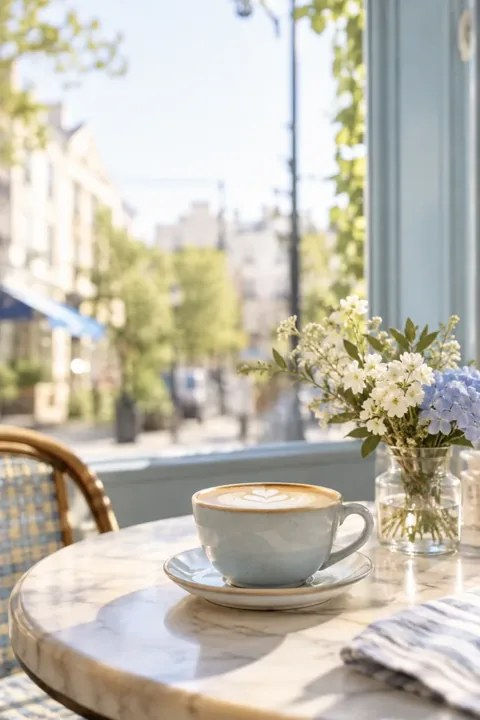
#> input picture scripts/cutout-harness/photos/cafe.jpg, 480 x 720 px
$ python -i onboarding_stickers.py   (imports and definitions only)
#> lines starting #> are read from the running program, lines starting #| are printed output that depends on the picture; after the words box and inside, x2 and y2 are one past the last pixel; in counts of white or black regions, pixels touching at a corner belong together
#> further down, picture is the input picture: PIL image 480x720 RGB; mean R, G, B 193.8, 189.3, 176.5
#!/usr/bin/env python3
"""
初回案内（OnboardingView）の写真を、アプリと同じ「切り抜きステッカー」に作り直す。

1. 切り抜く: 物が写っている写真は、物の形で切り抜く（rembg の BiRefNet。iPhone の Vision の代わり）。
   景色の写真は物の形が無いので、アプリの最後の手段と同じく「角の丸い形」で切り抜く（`StickerCrop.shaped`）。
2. 白いふち: 切り抜いた形の外側に、白いダイカットのふちを付ける（アプリのステッカーと同じ見た目）。
3. 光: blender/onboarding_stickers.py が Blender で、ほんの少し反ったビニールのステッカーとして光を当てる。
4. 書き出す: ios/CatchWords/Resources/Onboarding/onboarding_sticker_<名前>.webp

使い方（Python 3.11 以上）:
  pip install rembg pillow numpy scipy "bpy>=4.5"
  python scripts/onboarding_stickers.py          # 1〜4 をまとめて（初回は切り抜きのモデル 約 1GB を落とす）
  python scripts/onboarding_stickers.py --flat   # Blender を使わない（白いふちまで）
  python scripts/onboarding_stickers.py --cuts DIR  # 切り抜き済みの <元の写真>.png を DIR から使う（速い）

単語の札（咖啡 など）は絵に焼き込まない。画面の WordTag が、設定の読み（注音・ピンイン）付きで描く。
"""
import os
import subprocess
import sys
import tempfile

import numpy as np
from PIL import Image, ImageDraw, ImageFilter
from scipy import ndimage

ROOT = os.path.dirname(os.path.dirname(os.path.abspath(__file__)))
SRC = os.path.join(ROOT, "ios", "CatchWords", "Resources", "Onboarding")
SOURCES = os.path.join(ROOT, "blender", "onboarding", "sources")
OUT = SRC

# 名前 → (元の写真, 切り方)。"cut" は物の形、"shaped" は角の丸い形（景色）。
# 元の写真は blender/onboarding/sources/ に置いてある（アプリには入れない）。
# gen_*: 2026-10-22〜 ElevenLabs（Seedream 5 Pro）で作った、白い背景の商品写真（切り抜きやすい）。
# first_catch_*: Web 時代の写真。新しい写真ができたものから置き換える。
STICKERS = {
    "cafe": ("gen_cafe", "cut"),
    "flower": ("first_catch_flower", "cut"),
    "cat": ("first_catch_cat", "cut"),
    "bubbletea": ("gen_bubbletea", "cut"),
    "food": ("gen_food", "cut"),
    "travel": ("first_catch_interest_travel", "shaped"),
    "animals": ("first_catch_interest_animals", "cut"),
    "nature": ("gen_nature", "cut"),
    "city": ("first_catch_interest_city", "shaped"),
    "fashion": ("first_catch_interest_fashion", "cut"),
    "business": ("first_catch_interest_business", "cut"),
    "music": ("first_catch_interest_music", "cut"),
    "sports": ("first_catch_interest_sports", "cut"),
}

# 書き出しの長い辺（px）。画面では最大で約 200pt なので 3x でも足りる大きさ。
LONG_SIDE = 700
# 白いふちの太さ（長い辺に対して）。アプリの切り抜きのふち（`CatchStickerArt` の 4%）に合わせる。
BORDER = 0.04


# [19 lines left out: functions cutout, clean_alpha, not called in this run]


def shaped(photo):
    """景色: 写真の真ん中の 9 割を、角の丸い形で切り抜く（`StickerCrop.shaped` の角 = 短い辺の 20%）。"""
    w, h = photo.size
#> w = 480; h = 720
    box = (int(w * 0.05), int(h * 0.05), int(w * 0.95), int(h * 0.95))
#> box = (24, 36, 456, 684)
    crop = photo.convert("RGBA").crop(box)
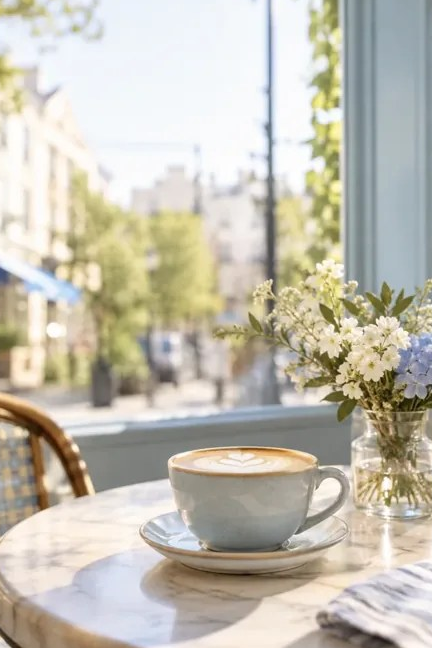
#> crop: PIL image 432x648 RGBA; mean R, G, B, A 195.4, 191, 177.6, 255
    cw, ch = crop.size
#> cw = 432; ch = 648
    k = 4  # なめらかな角のため、大きく描いてから縮める
    m = Image.new("L", (cw * k, ch * k), 0)
#> m: PIL image 1728x2592 L; every value is 0
    ImageDraw.Draw(m).rounded_rectangle((0, 0, cw * k - 1, ch * k - 1), radius=int(min(cw, ch) * 0.2 * k), fill=255)
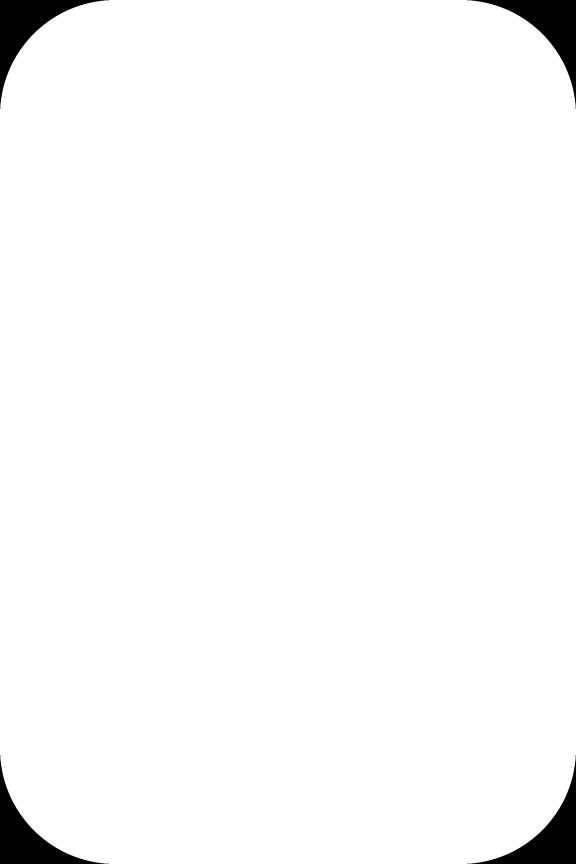
#> m: PIL image 1728x2592 L (shown at 1/3 size); 97.7% white; 4 black regions, box (x1, y1, x2, y2) and area: (0, 0, 327, 327) 25631, (1401, 0, 1728, 327) 25631, (0, 2265, 327, 2592) 25631, (1401, 2265, 1728, 2592) 25631
    crop.putalpha(m.resize((cw, ch), Image.LANCZOS))
    return crop


def trim(rgba):
    bbox = rgba.getchannel("A").point(lambda v: 255 if v > 8 else 0).getbbox()
    return rgba.crop(bbox) if bbox else rgba


# [65 lines left out: functions scale_to, die_cut, main, not called in this run]


# [2 lines not run here, left out]

>>> from PIL import Image
>>> picture = Image.open('cutout-harness/photos/cafe.jpg')
>>> result = shaped(picture)

$ run again, on scripts/cutout-harness/photos/astronaut.jpg
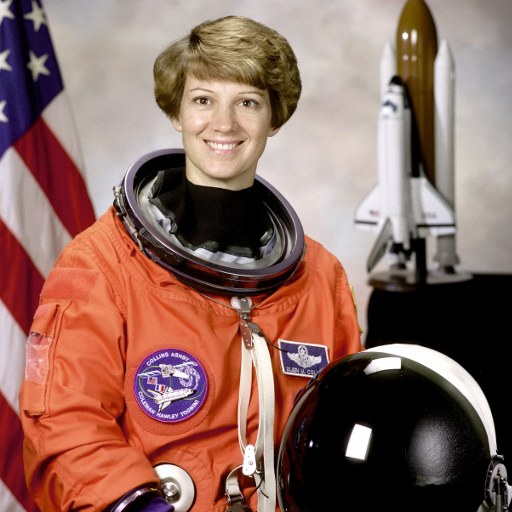
#> input picture scripts/cutout-harness/photos/astronaut.jpg, 512 x 512 px
#> picture is the input picture: PIL image 512x512 RGB; mean R, G, B 141.6, 105.8, 96.5
#> in shaped, `ImageDraw.Draw(m).rounded_rectangle((0, 0, cw * k - 1, ch * k - 1), ra..`:
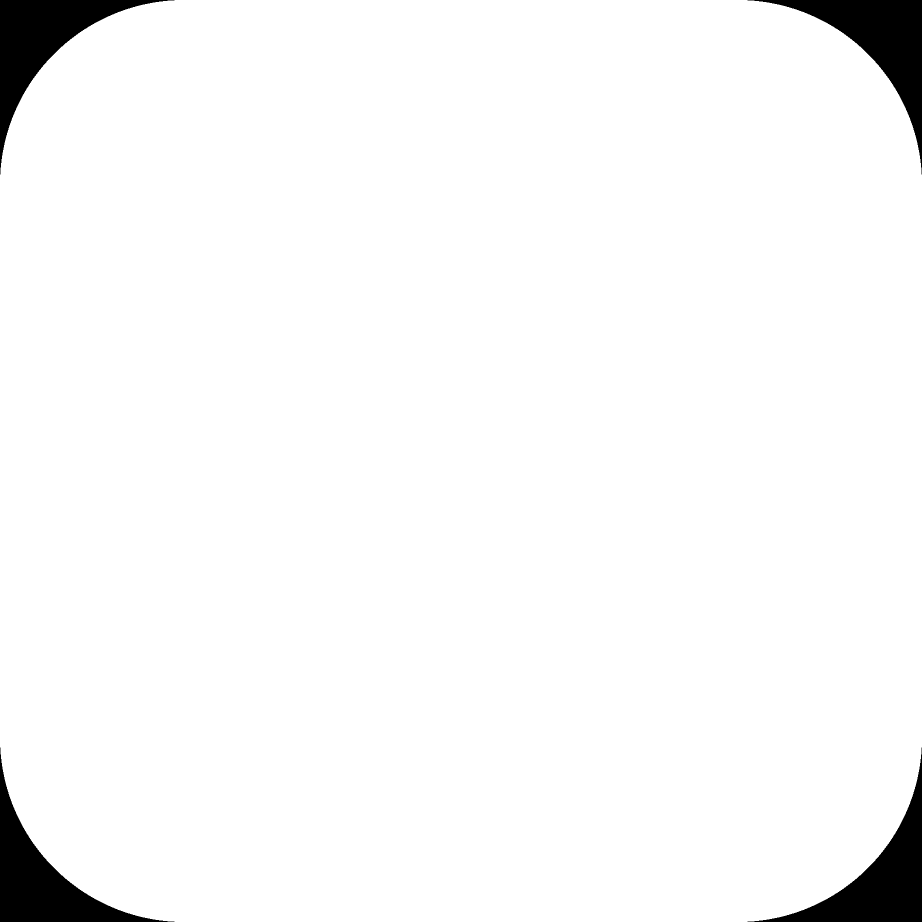
#> m: PIL image 1844x1844 L (shown at 1/2 size); 96.6% white; 4 black regions, box (x1, y1, x2, y2) and area: (0, 0, 349, 349) 29174, (1495, 0, 1844, 349) 29174, (0, 1495, 349, 1844) 29174, (1495, 1495, 1844, 1844) 29174
#> in shaped, `crop.putalpha(m.resize((cw, ch), Image.LANCZOS))`:
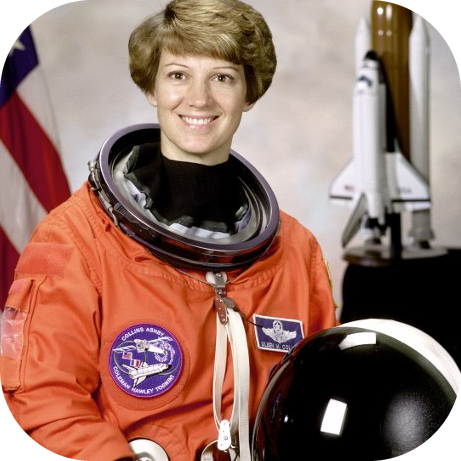
#> crop: PIL image 461x461 RGBA; mean R, G, B, A 146.1, 107.8, 96.3, 246.3; transparent parts drawn white
